Frame 1 (no input): blank canvas, image omitted
Frame 60 (no input): blank canvas, image omitted
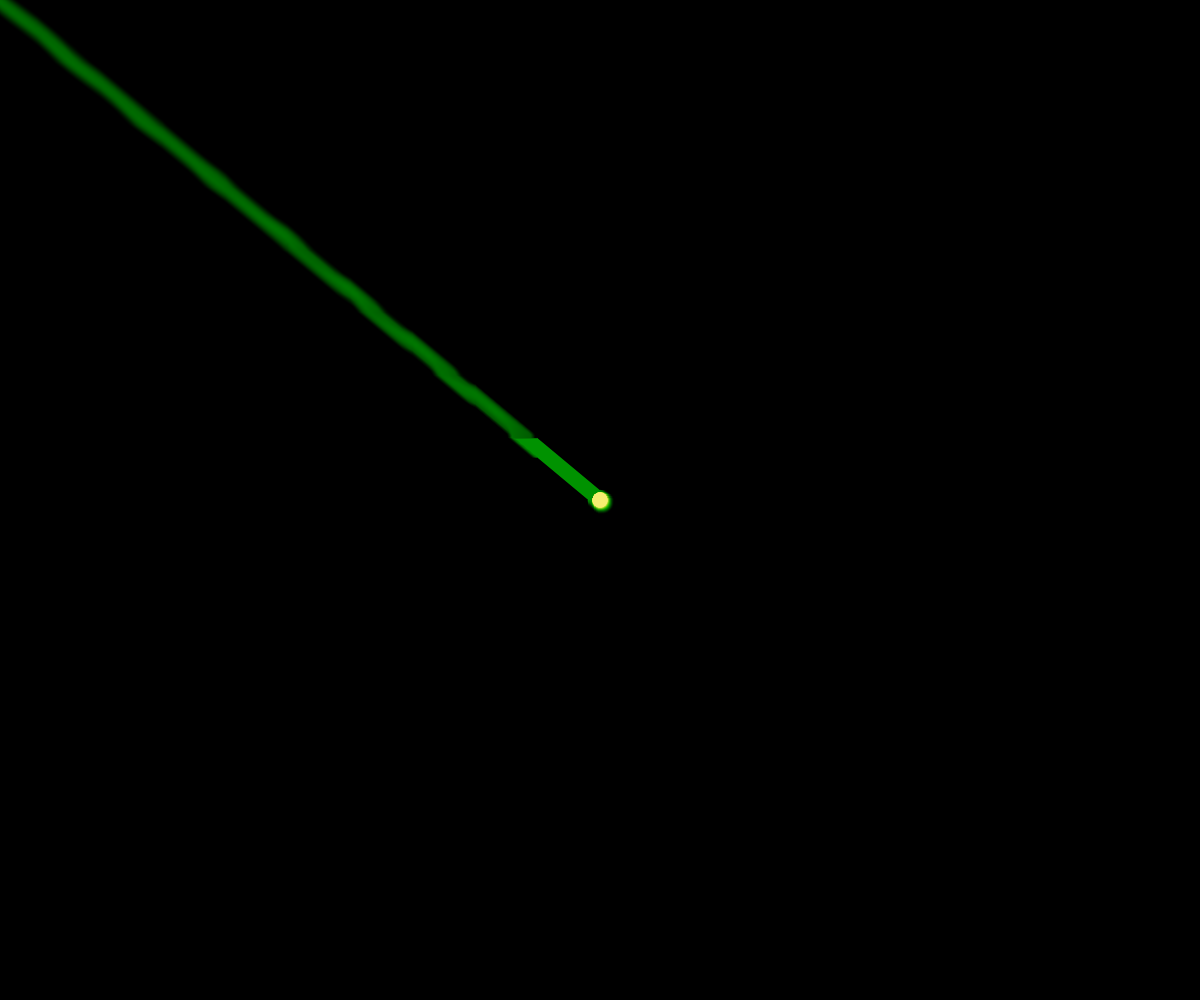
Frame 120 (the mouse pressed at the canvas centre since frame 60)

The p5.js sketch whose frames 1 and 60 were blank and that drew this single picture after the mouse press (run headless with seeded random() and noise() and a simulated clock; from frame 60 on, the mouse is pressed at the canvas centre):

// p5.js sketch
// ── sketch.js
let imagen;
function setup() {
  createCanvas(windowWidth, windowHeight);
  noStroke();
  background(0);
}

function draw() {
  stroke(cos(frameCount*0.05)*255,sin(frameCount*0.01)*255,sin(frameCount*-0.03)*255);
  strokeWeight(15);
  line(mouseX, mouseY, pmouseX, pmouseY);
  print(pmouseX + ' -> ' + mouseX);

  // pushMatrix();
  // translate(width * .5, height * .5);
  // scale(1.75);
  // rotate(frameCount * .01);
  // tint(204, 24);
 
  imageMode(CENTER)
   //scale(1.0005);
   image(get(), windowWidth/2,windowHeight/2,windowWidth*1.001,windowHeight*1.001);
  // popMatrix();
}
